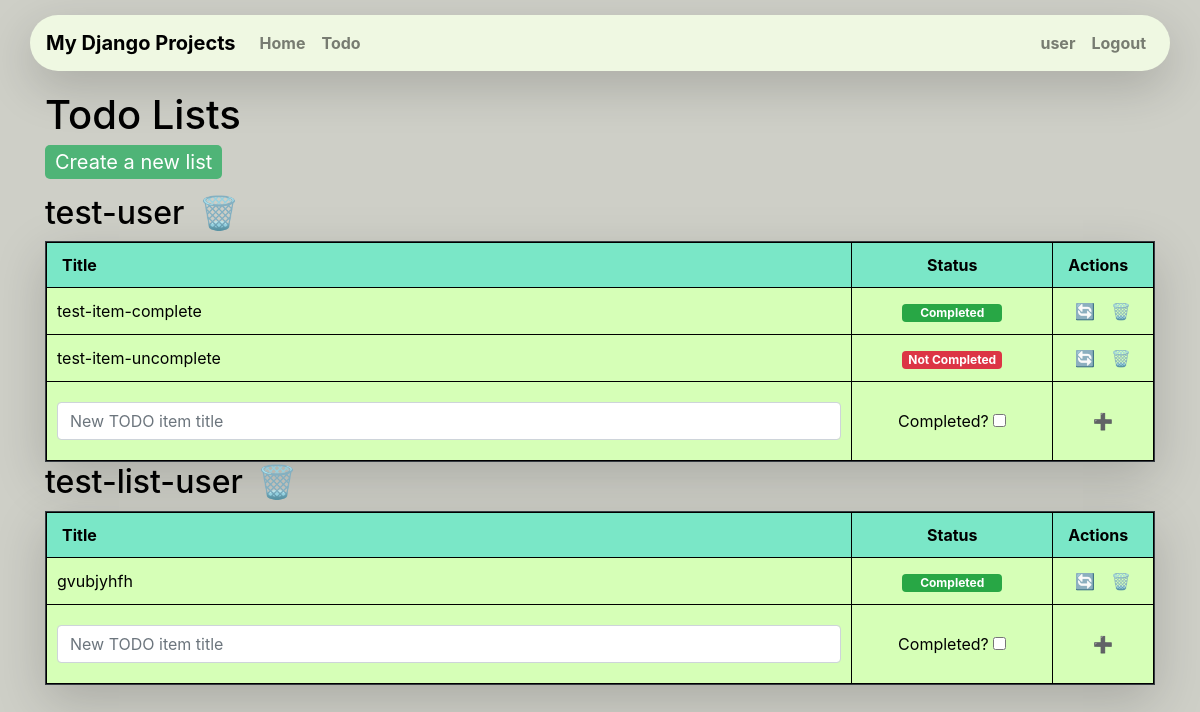
Before: /todos/ (signed in) with the older database file.
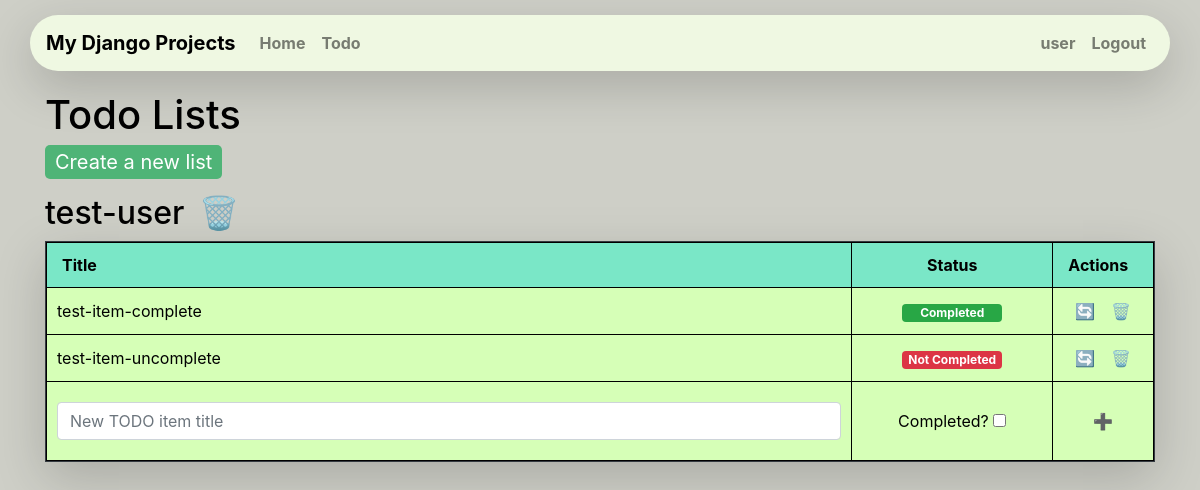
After: the same page with the newer database file.
### myapp/models.py (models this page shows, shortened)
class TodoList(models.Model):
    user = models.ForeignKey(User, on_delete=models.CASCADE)
    title = models.CharField(max_length=200, verbose_name="List Name")
    created_at = models.DateTimeField(default=timezone.now)

class TodoItem(models.Model):
    todo_list = models.ForeignKey(TodoList, on_delete=models.CASCADE)
    title = models.CharField(max_length=200, verbose_name="Item Name")
    completed = models.BooleanField(default=False)
    created_at = models.DateTimeField(default=timezone.now)

### myapp/views.py (the view)
# urls.py: path("todos/", views.todos, name="todos"),
@login_required
def todos(request):
    user = request.user
    lists = TodoList.objects.filter(user=user)
    items = TodoItem.objects.filter(todo_list__in=lists)
    return render(request, "todos.html", {"todos": items, "lists": lists})

### myapp/templates/todos.html (shortened to what this page needs)
{% extends "base.html" %} {% block title %}Todos{% endblock title %}
{% block content %}
<p>
    <h1>Todo Lists</h1>
    <a class="create-link" href="{% url 'todo_create' %}">Create a new list</a>
</p>
{% for list in lists %}
<h2>
    {{ list.title }}
    <form action="{% url 'delete_todo_list' list.id %}" method="POST" style="display:inline;">
        <button type="submit" onclick="return confirm('Are You sure to remove the list?')">🗑️</button>
    </form>
</h2>
    <div class="table-responsive shadow-lg border border-dark">
        <table class="col-12">
            <thead>
                <tr>
                    <th class="col-8">Title</th>
                    <th class="col-2 text-center">Status</th>
                    <th class="col-1">Actions</th>
                </tr>
            </thead>
            <tbody>
                {% for todo in list.todoitem_set.all %}
                    <tr>
                        <td>{{ todo.title }}</td>
                        <td class="text-center">
                            {% if todo.completed %}
                                <span class="badge badge-success">Completed</span>
                            {% else %}
                                <span class="badge badge-danger">Not Completed</span>
                            {% endif %}
                        </td>
                        <td class="text-center">
                            <form action="{% url 'change_todo_item_status' todo.id %}" method="POST" style="display:inline;">
                                <button type="submit" onclick="return confirm('Are You sure to change the components status?')">🔄️</button>
                            </form>
                            <form action="{% url 'delete_todo_item' todo.id %}" method="POST" style="display:inline;">
                                <button type="submit" onclick="return confirm('Are You sure to remove the component?')">🗑️</button>
                            </form>
                        </td>
                    </tr>
                {% endfor %}
                <form action="{% url "add_todo_item" list.id %}" method="POST">
                    <tr>
                        <td>
                            <input type="text" class="form-control" name="title" placeholder="New TODO item title">
                        </td>
                        <td class="text-center">
                            Completed? <input type="checkbox" name="completed" value="true">
                        </td>
                        <td class="text-center">
                            <button type="submit" id="add-item">➕</button>
                        </td>
                    </tr>
                </form>
            </tbody>
        </table>
    </div>
{% endfor %}
{% endblock content %}

### myapp/templates/base.html (shortened to what this page needs)
{% load static %}
<!DOCTYPE html>
<html lang="en">
  <head>
    <link rel="stylesheet" href="https://stackpath.bootstrapcdn.com/bootstrap/4.3.1/css/bootstrap.min.css"  rel="stylesheet" />
    <link rel="stylesheet" href="{% static "styles/main.css" %}" rel="stylesheet">
  </head>
  <body class="bg-custom">
    <nav class="navbar navbar-expand-lg navbar-light navbar-custom container shadow-lg">
      <a class="navbar-brand font-weight-bold" href="{% url "home" %}">My Django Projects</a>
      <div class="collapse navbar-collapse justify-content-start" id="navbarNav">
        <ul class="navbar-nav">
          <li class="nav-item">
            <a class="nav-link font-weight-bold" href="{% url "home" %}">Home</a>
          </li>
          {% if user.is_authenticated %}
          <li class="nav-item">
            <a class="nav-link font-weight-bold" href="{% url 'todos' %}">Todo</a>
          </li>
          {% endif %}
        </ul>
      </div>
      <div class="collapse navbar-collapse justify-content-end" id="navbarNav">
        <ul class="navbar-nav">
          {% if user.is_authenticated %}
          <li class="nav-item">
            <a class="nav-link font-weight-bold" href="{% url 'dashboard' %}">{{user.username}}</a>
          </li>
          <li class="nav-item">
            <a class="nav-link font-weight-bold" href="{% url 'logout' %}">Logout</a>
          </li>
          {% endif %}
        </ul>
      </div>
    </nav>
    <div class="container">{% block content %} {% endblock %}</div>
  </body>
</html>

### myapp/static/styles/main.css (style rules this page uses)
.create-link { font-size: 20px; color: #fff; background-color: #E54B4B; padding: 5px 10px; border-radius: 5px; }
table { width: 75%; border-collapse: collapse; }
table, th, td { border: 1px solid black; }
th, td { padding: 10px; text-align: left; background-color: #D6FFB7; }
th { background-color: #7AE7C7; }
span { width: 100px; padding: 5px; border-radius: 5px; }
.create-link { font-size: 20px; color: #fff; background-color: #4FB477; padding: 5px 10px; border-radius: 5px; }
.bg-custom { background-color: #CECFC7; color: #000000; padding: 15px; }
.navbar-custom { background-color: #EFF8E2; border-radius: 30px; margin-bottom: 20px; }
.navbar-custom .navbar-brand, .navbar-custom .nav-link { color: #000000; }
input[type=text] { margin-top: 10px; margin-bottom: 10px; }

### myapp/templates/todos.html (style rules this page uses)
button { background: transparent; border: none; }

Changed rows visible on the page:
removed TodoList: title "test-list-user"
removed TodoItem: title "gvubjyhfh", completed "Completed", shown under "test-list-user"
